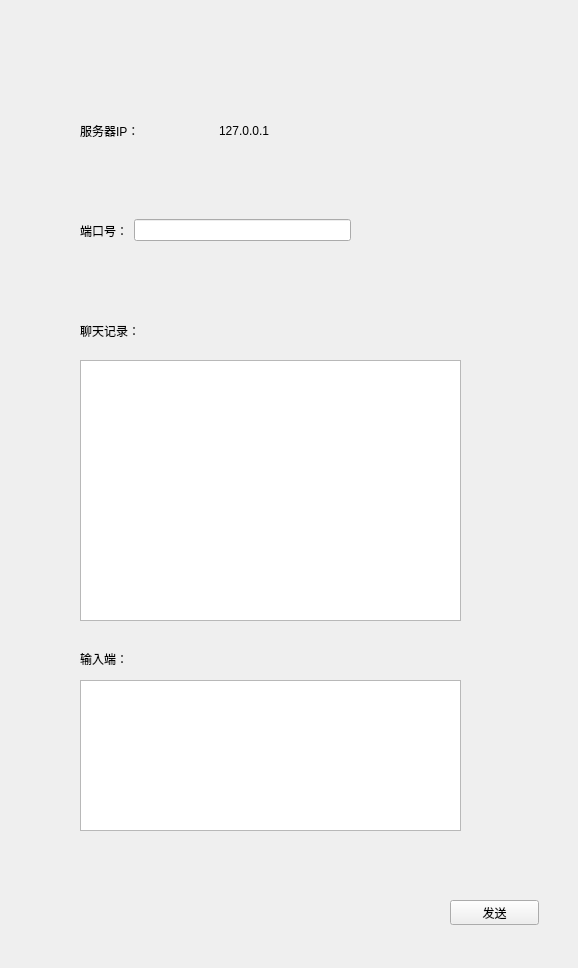
<?xml version="1.0" encoding="UTF-8"?>
<ui version="4.0">
 <class>Widget</class>
 <widget class="QWidget" name="Widget">
  <property name="geometry">
   <rect>
    <x>0</x>
    <y>0</y>
    <width>578</width>
    <height>968</height>
   </rect>
  </property>
  <property name="windowTitle">
   <string>Widget</string>
  </property>
  <widget class="QLabel" name="label_4">
   <property name="geometry">
    <rect>
     <x>80</x>
     <y>320</y>
     <width>91</width>
     <height>21</height>
    </rect>
   </property>
   <property name="text">
    <string>聊天记录：</string>
   </property>
  </widget>
  <widget class="QTextEdit" name="textEdit">
   <property name="geometry">
    <rect>
     <x>80</x>
     <y>360</y>
     <width>381</width>
     <height>261</height>
    </rect>
   </property>
  </widget>
  <widget class="QLabel" name="label_5">
   <property name="geometry">
    <rect>
     <x>80</x>
     <y>650</y>
     <width>67</width>
     <height>17</height>
    </rect>
   </property>
   <property name="text">
    <string>输入端：</string>
   </property>
  </widget>
  <widget class="QTextEdit" name="textEdit_2">
   <property name="geometry">
    <rect>
     <x>80</x>
     <y>680</y>
     <width>381</width>
     <height>151</height>
    </rect>
   </property>
  </widget>
  <widget class="QPushButton" name="pushButton">
   <property name="geometry">
    <rect>
     <x>450</x>
     <y>900</y>
     <width>89</width>
     <height>25</height>
    </rect>
   </property>
   <property name="text">
    <string>发送</string>
   </property>
  </widget>
  <widget class="QWidget" name="">
   <property name="geometry">
    <rect>
     <x>80</x>
     <y>110</y>
     <width>271</width>
     <height>41</height>
    </rect>
   </property>
   <layout class="QHBoxLayout" name="horizontalLayout">
    <item>
     <widget class="QLabel" name="label">
      <property name="text">
       <string>服务器IP：</string>
      </property>
     </widget>
    </item>
    <item>
     <widget class="QLabel" name="label_2">
      <property name="text">
       <string>127.0.0.1</string>
      </property>
     </widget>
    </item>
   </layout>
  </widget>
  <widget class="QWidget" name="">
   <property name="geometry">
    <rect>
     <x>80</x>
     <y>210</y>
     <width>271</width>
     <height>41</height>
    </rect>
   </property>
   <layout class="QHBoxLayout" name="horizontalLayout_2">
    <item>
     <widget class="QLabel" name="label_3">
      <property name="text">
       <string>端口号：</string>
      </property>
     </widget>
    </item>
    <item>
     <widget class="QLineEdit" name="lineEdit"/>
    </item>
   </layout>
  </widget>
 </widget>
 <resources/>
 <connections/>
</ui>
